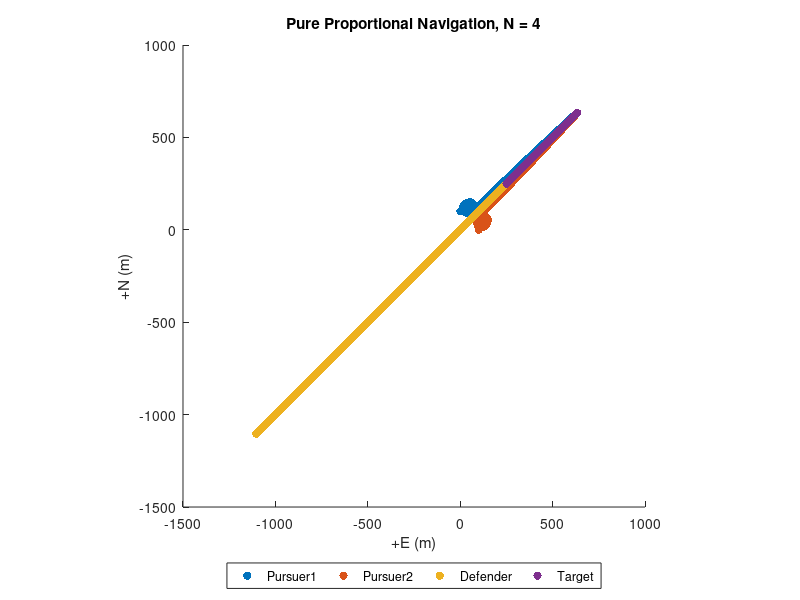

Write MATLAB code to recreate this figure.
clear; close all
% Pro-Nav gain, unitless (typically set between 3-5)
N = 4;
weight = 0.55;
% Pursuer-1 init prams
pursuer1.N   =  100.0; % north pos, m
pursuer1.E   =  0; % east pos, m
pursuer1.psi =  pi/2; % heading, rad
pursuer1.V   =  1.0; % velocity magnitude, m/s
pursuer1.Nv  =  pursuer1.V * cos(pursuer1.psi); % north velocity, m/s
pursuer1.Ev  =  pursuer1.V * sin(pursuer1.psi); % east velocity, m/s

% Pursuer-2 init prams
pursuer2.N   =  0; % north pos, m
pursuer2.E   =  100.0; % east pos, m
pursuer2.psi =  0; % heading, rad
pursuer2.V   =  1.0; % velocity magnitude, m/s
pursuer2.Nv  =  pursuer2.V * cos(pursuer2.psi); % north velocity, m/s
pursuer2.Ev  =  pursuer2.V * sin(pursuer2.psi); % east velocity, m/s

% Defender init prams
defender.N   =  250; % north pos, m
defender.E   =  250; % east pos, m
defender.psi =  pi/4 +pi; % heading, rad
defender.V   =  2; % velocity magnitude, m/s
defender.Nv  =  defender.V * cos(defender.psi); % north velocity, m/s
defender.Ev  =  defender.V * sin(defender.psi); % east velocity, m/s

% Observations:
% changing the velocity severely affects the operation
% if the present configuration is achieved, the guidance law
% will guarantee a collision between the two missiles
% for angle 45, we need velocities close to or larger than the target     
% for angle 225 we need velocities slower than 0.8

% Target init prams
target.anchored = false; % fix target to init pos when true
target.N   =  250; % north pos, m
target.E   =  250;   % east pos, m
target.Nv  =  0.4; % north velocity, m/s
target.Ev  =  0.4; % east velocity, m/s
target.V   = sqrt(target.Nv^2 + target.Ev^2); % velocity magnitude, m/s
% Current prams
% Applied as a disturbance to pursuer's and target's velocity
current.Nv =  0.0; % north velocity, m/s
current.Ev =  0.0; % east velocity, m/s
% Sim params
S  = 50000;    % max sim duration, seconds
dt = 0.4;     % time-step size, seconds
Niter = S/dt; % max iteration num
% Pre-allocate logger
logger.t   = nan(1, Niter);     % elapsed time
logger.pN1  = nan(1, Niter);    % pursuer1 north pos
logger.pE1  = nan(1, Niter);    % pursuer1 east pos
logger.pNv1 = nan(1, Niter);    % pursuer1 north vel
logger.pEv1 = nan(1, Niter);    % pursuer1 east vel
logger.psi1 = nan(1, Niter);    % pursuer1 heading angle
logger.pN2  = nan(1, Niter);    % pursuer2 north pos
logger.pE2  = nan(1, Niter);    % pursuer2 east pos
logger.pNv2 = nan(1, Niter);    % pursuer2 north vel
logger.pEv2 = nan(1, Niter);    % pursuer2 east vel
logger.psi2 = nan(1, Niter);    % pursuer2 heading angle
logger.dN1  = nan(1, Niter);    % defender north pos
logger.dE1  = nan(1, Niter);    % defender east pos
logger.dNv1 = nan(1, Niter);    % defender north vel
logger.dEv1 = nan(1, Niter);    % defender east vel
logger.dsi1 = nan(1, Niter);    % defender heading angle
logger.tN  = nan(1, Niter);     % target north pos
logger.tE  = nan(1, Niter);     % target east pos
logger.tNv = nan(1, Niter);     % target north vel
logger.tEv = nan(1, Niter);     % target east vel
logger.R1   = nan(1, Niter);    % pursuer1/target range
logger.Lambda1 = nan(1, Niter); % pursuer1/target bearing
logger.R2   = nan(1, Niter);    % pursuer2/target range
logger.Lambda2 = nan(1, Niter); % pursuer2/target bearing
logger.R12   = nan(1, Niter);    % mutual/target range
logger.Lambda12 = nan(1, Niter); % mutual/target bearing
%--------------------------------------------------------------------------
% Init sim
%--------------------------------------------------------------------------
RR12_last = [(pursuer2.N - pursuer1.N);... % delta N
    (pursuer2.E - pursuer1.E)];      % delta E
RTP_last1 = [(target.N - pursuer1.N);... % delta N
    (target.E - pursuer1.E)];	       % delta E
RTP_last2 = [(target.N - pursuer2.N);... % delta N
    (target.E - pursuer2.E)];	       % delta E
RDP_last1 = [(defender.N - pursuer1.N);... % delta N
    (defender.E - pursuer1.E)];	       % delta E
RDP_last2 = [(defender.N - pursuer2.N);... % delta N
    (defender.E - pursuer2.E)];	       % delta E

% Target pos
target.N = target.N + target.Nv*dt;
target.E = target.E + target.Ev*dt;

% Defender pos
defender.N = defender.N + defender.Nv*dt;
defender.E = defender.E + defender.Ev*dt;

% Pursuer pos
pursuer1.N = pursuer1.N + pursuer1.Nv*dt;
pursuer1.E = pursuer1.E + pursuer1.Ev*dt;
pursuer2.N = pursuer2.N + pursuer2.Nv*dt;
pursuer2.E = pursuer2.E + pursuer2.Ev*dt;
%--------------------------------------------------------------------------
% Run sim
%--------------------------------------------------------------------------
for k = 1:Niter
    % Relative position in the inertial frame, m
    RR12 = [(pursuer2.N - pursuer1.N);... % delta N
        (pursuer2.E - pursuer1.E)];      % delta E
    RTP1 = [(target.N - pursuer1.N);... % delta N
        (target.E - pursuer1.E)];      % delta E
    RTP2 = [(target.N - pursuer2.N);... % delta N
        (target.E - pursuer2.E)];      % delta E
    RDP1 = [(defender.N - pursuer1.N);... % delta N
        (defender.E - pursuer1.E)];      % delta E
    RDP2 = [(defender.N - pursuer2.N);... % delta N
        (defender.E - pursuer2.E)];      % delta E
    
    % Range to target
    R1 = norm(RTP1);
    R2 = norm(RTP2);
    % Range to defender
    RD1 = norm(RDP1);
    RD2 = norm(RDP2);
    % Distance between the pursuers
    R12 = norm(RR12);

    % Relative velocity in the inertial frame, m/s
    % VTP = [(target.Nv - pursuer.Nv);... % delta N velocity
    %        (target.Ev - pursuer.Ev)];   % delta E velocity
    VTP1 = (RTP1 - RTP_last1) ./ dt;
    VTP2 = (RTP2 - RTP_last2) ./ dt;
    VDP1 = (RDP1 - RDP_last1) ./ dt;
    VDP2 = (RDP2 - RDP_last2) ./ dt;
    
    % Closing velocity, m/s
    % Vc = -RTP'*VTP / R;
    
    % Pursuer velocity, m/s
    Vp1 = sqrt(pursuer1.Nv^2 + pursuer1.Ev^2);
    Vp2 = sqrt(pursuer2.Nv^2 + pursuer2.Ev^2);

    % Defender velocity, m/s
    Vd = sqrt(defender.Nv^2 + defender.Ev^2);

    % Target velocity, m/s
    % Vt = sqrt(target.Nv^2 + target.Ev^2);
    
    % Line-of-sight (LOS) angle, rad
    lambda1 = atan2(RTP1(2), RTP1(1));  % target and pursuer1
    lambda2 = atan2(RTP2(2), RTP2(1));  % target and pursuer2
    lambdaD1 = atan2(RDP1(2), RDP1(1)); % defender and pursuer1
    lambdaD2 = atan2(RDP2(2), RDP2(1)); % defender and pursuer2 

    % LOS angle time derivative (d/dt lambda), rad/s
    lambda_dot1 = (RTP1(1)*VTP1(2) - RTP1(2)*VTP1(1)) / R1^2;
    lambda_dot2 = (RTP2(1)*VTP2(2) - RTP2(2)*VTP2(1)) / R2^2;
    lambdaD_dot1 = (RDP1(1)*VDP1(2) - RDP1(2)*VDP1(1)) / RD1^2;
    lambdaD_dot2 = (RDP2(1)*VDP2(2) - RDP2(2)*VDP2(1)) / RD2^2;
    % Target heading, rad
    % beta = atan2(target.Ev, target.Nv);
    
    % Lead angle, rad
    % L = asin(Vt * sin(beta + lambda) / Vp);
    
    % True Proportional Navigation, rad/s2
    % nc = N * Vc * lambda_dot;
    
    %-------------------------------------
    % Pure Proportional Navigation
    %ap1 = N * Vp1 * (lambda_dot1-0*lambdaD_dot1);
    %ap2 = N * Vp2 * (lambda_dot2-0*lambdaD_dot2);
    ap1 = N * Vp1 * (lambda_dot1-weight*lambdaD_dot1);
    ap2 = N * Vp2 * (lambda_dot2-weight*lambdaD_dot2);
    %%%%%%%%%%%%%%%%%%%%%%%%%%%%%%%%%%%%%%%%%%%%%%%%%%
    %%%%%%%%%%%%%%% Guidance command for defender %%%%%%%%%%%%%
    if abs(RDP1) > 0.25 & abs(RDP2) > 0.25 & false
        adp = N * Vd * (lambdaD_dot1 + lambdaD_dot2);
    else
        adp = 0;
    end
    
    %%%%%%%%%%%%%%%%%%%%%%%%%%%%%%%%%%%%%%%%%%%%%%%%%%
    %-------------------------------------
    
    % Terminate sim at intercept
    if abs(R1) <= 0.25 || abs(R2) <= 0.25 || abs(R12) <= 0.25 || abs(RD1) <= 0.25 || abs(RD2) <= 0.25
        if abs(R12)<=0.25 && abs(R1) > 0.25 && abs(R2) > 0.25
            disp("success")
            disp(k)
        else
            disp("fail")
        end
        break;
    end
    
    % Update pursuer pos for time-step and apply current slip
    pursuer1.N = pursuer1.N + pursuer1.Nv*dt + current.Nv*dt;
    pursuer1.E = pursuer1.E + pursuer1.Ev*dt + current.Ev*dt;
    pursuer2.N = pursuer2.N + pursuer2.Nv*dt + current.Nv*dt;
    pursuer2.E = pursuer2.E + pursuer2.Ev*dt + current.Ev*dt;
    % Update defender pos for time-step and apply current slip
    defender.N = defender.N + defender.Nv*dt + current.Nv*dt;
    defender.E = defender.E + defender.Ev*dt + current.Ev*dt;
    % Compute the N/E acceleration commands
    % In pure pro-nav accel commands are applied normal
    % to pursuer's velocity vector
    pNa1 = -ap1 * sin(pursuer1.psi);
    pEa1 =  ap1 * cos(pursuer1.psi);
    pNa2 = -ap2 * sin(pursuer2.psi);
    pEa2 =  ap2 * cos(pursuer2.psi);
    
    dNa = -adp * sin(defender.psi);
    dEa =  adp * cos(defender.psi);
    

    % Update pursuer N/E velocities
    pursuer1.Nv = pursuer1.Nv + pNa1*dt;
    pursuer1.Ev = pursuer1.Ev + pEa1*dt;
    pursuer2.Nv = pursuer2.Nv + pNa2*dt;
    pursuer2.Ev = pursuer2.Ev + pEa2*dt;

     % Update defender N/E velocities
    defender.Nv = defender.Nv + dNa*dt;
    defender.Ev = defender.Ev + dEa*dt;
    
    % Update pursuer heading
    pursuer1.psi = atan2(pursuer1.Ev, pursuer1.Nv);
    pursuer2.psi = atan2(pursuer2.Ev, pursuer2.Nv);
    
    % Update defender heading
    defender.psi = atan2(defender.Ev, defender.Nv);

    % Update target pos for time step
    if(~target.anchored)
        target.N = target.N + target.Nv*dt + current.Nv*dt;
        target.E = target.E + target.Ev*dt + current.Ev*dt;
    end
    RTP_last1 = RTP1;
    RTP_last2 = RTP2;
    RDP_last1 = RDP1;
    RDP_last2 = RDP2;
    RR12_last = RR12;
    %-------------------------------------
    % Log time-step data
    logger.t(k)   = k*dt;
    logger.pN1(k)  = pursuer1.N;
    logger.pE1(k)  = pursuer1.E;
    logger.pNv1(k) = pursuer1.Nv;
    logger.pEv1(k) = pursuer1.Ev;
    logger.psi1(k) = pursuer1.psi;
    logger.pN2(k)  = pursuer2.N;
    logger.pE2(k)  = pursuer2.E;
    logger.pNv2(k) = pursuer2.Nv;
    logger.pEv2(k) = pursuer2.Ev;
    logger.psi2(k) = pursuer2.psi;
    logger.dN1(k)  = defender.N;
    logger.dE1(k)  = defender.E;
    logger.dNv1(k) = defender.Nv;
    logger.dEv1(k) = defender.Ev;
    logger.dsi1(k) = defender.psi;
    logger.tN(k)  = target.N;
    logger.tE(k)  = target.E;
    logger.tNv(k) = target.Nv;
    logger.tEv(k) = target.Ev;
    logger.R1(k)   = R1;
    logger.R2(k)   = R2;
    logger.Lambda1(k) = lambda1;
    logger.Lambda2(k) = lambda2;
    
end
%--------------------------------------------------------------------------
% Visualize results
%--------------------------------------------------------------------------
close all;
% % Impact index
% [M,I] = min(logger.R1);
% % Range
% %-------------------------------------
% figure;
% plot(logger.t,logger.R1); hold on;
% plot(logger.t,logger.R2); hold on;
% scatter(I*dt, M, 'filled')
% title(['Pure Proportional Navigation, N = ' num2str(N) ])
% legend('Range',...
%     ['Intercept: r = ' num2str(M) ' m, t = ' num2str(I*dt) ' s'],...
%     'Location','nw')
% ylabel('Range (m)')
% xlabel('Elapsed time (sec)')
% set(gca, 'YDir', 'reverse')
% % Heading
% %-------------------------------------
% rad2deg = @(x) x*180/pi;  % helper function
% figure;
% plot(logger.t, rad2deg(logger.psi1)); hold on;
% plot(logger.t, rad2deg(logger.Lambda1)); hold on;
% plot(logger.t, rad2deg(logger.psi2)); hold on;
% plot(logger.t, rad2deg(logger.Lambda2)); hold on;
% title(['Pure Proportional Navigation, N = ' num2str(N) ])
% legend('Pursuer1 heading', 'Pursuer2 heading', 'Bearing to target', 'Location', 'nw' )
% ylabel('Heading angle (deg)')
% xlabel('Elapsed time (sec)')
% Position
%-------------------------------------
figure;
scatter(logger.pE1, logger.pN1, 'filled'); hold on;
scatter(logger.pE2, logger.pN2, 'filled'); hold on;
scatter(logger.dE1, logger.dN1, 'filled'); hold on;
scatter(logger.tE, logger.tN, 'filled');
set(gca, 'DataAspectRatio',[100 100 100]);
title(['Pure Proportional Navigation, N = ' num2str(N) ])
legend('Pursuer1', 'Pursuer2', 'Defender', 'Target', 'Location', 'southoutside',...
    'Orientation','horizontal')
xlabel('+E (m)')
ylabel('+N (m)')
